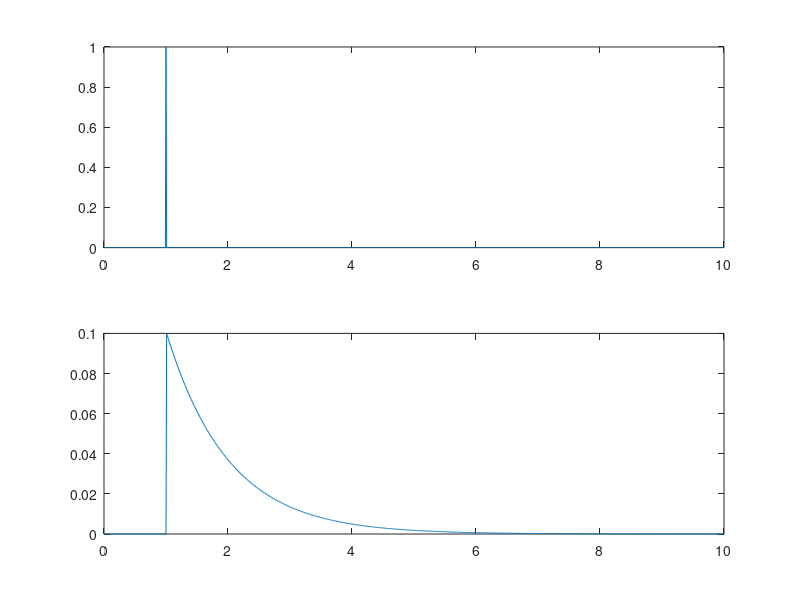

Here is the MATLAB script that generated this plot:
% sn1FBwithTauDel.m
% this script sets up a simple single
% model neuron with feedback; note that
% the neural time constant is taken
% into account
% parameters:
% v: input weight
% w: feedback weight
% c: connectivity matrix
% x: input vector
% y: output vector
% yc: current output
% yp: previous output
% z: state vector
% t: time vector
% del: time step
% tau: time constnat
% tend: end time 
% nts: number of time points
% inflag: input flag

% set input flag
% (1 for impulse, 2 for step)
inflag=1; 

% set time step, time constant,
% and end time in seconds
% (tau should be at least ten 
% times greater than del)
del=0.01;
tau=0.1;
tend=10;
nts=tend/del+1;
t=0:del:tend;

% set feedback and input weights
v=1;
w=0.9;

% set up input
x=zeros(1,nts);
start=(nts-1)/10+1;
if inflag==1,
    x(start)=1;
elseif inflag==2,
    x(start:nts)=ones(1,nts-start+1);
end

% set up outputs
y=zeros(1,nts);

% construct connectivity matrix
v=v*(del/tau);
w=1-(del/tau)+w*(del/tau);
c=[v,w];

% find outputs
for i=2:nts,
    z=[x(i-1);y(i-1)];
    y(i)=c*z;
end

% plot results
clf
subplot(211)
plot(t,x)
subplot(212)
plot(t,y)
